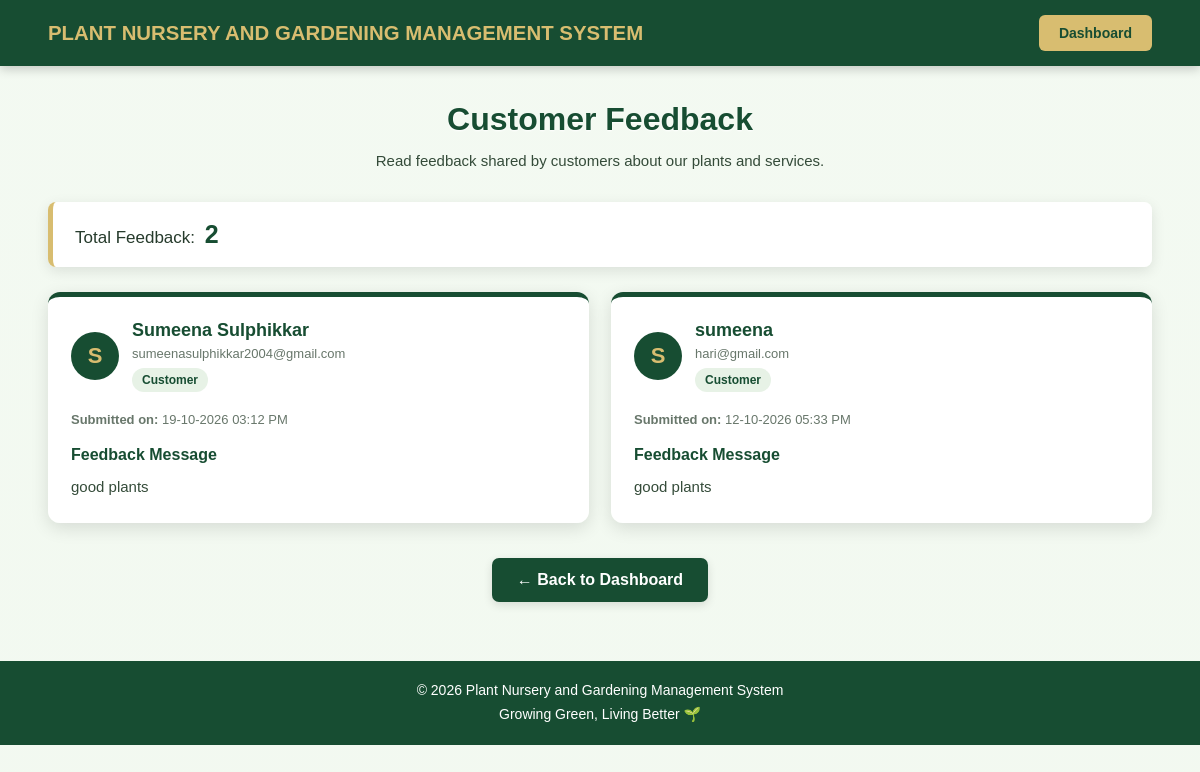
Page /view-feedback/ (signed in) on the committed database.
### plantnurseryapp/models.py (models this page shows, shortened)
class TBL_FEEDBACK(models.Model):
    user = models.ForeignKey(
        TBL_USER,
        on_delete=models.CASCADE
    )
    message = models.TextField()
    rating = models.PositiveIntegerField(default=5)
    created_at = models.DateTimeField(auto_now_add=True)

class TBL_USER(models.Model):
    name = models.CharField(max_length=50, default='')
    email = models.CharField(max_length=50, default='')
    password = models.CharField(max_length=50, default='')
    user_role = models.CharField(max_length=50, default='')
    address = models.CharField(max_length=50, default='')
    image = models.ImageField(
        upload_to='profile/',
        null=True,
        blank=True
    )
    email_verified = models.BooleanField(default=False)

### plantnurseryapp/views.py (the view)
# urls.py: path('view-feedback/', views.view_feedback, name='view_feedback'),
def view_feedback(request):
    if request.session.get('role') != 'admin':
        return redirect('LOGIN')
    feedbacks = TBL_FEEDBACK.objects.select_related(
        'user'
    ).order_by('-created_at')
    return render(
        request,
        'admin/view_feedback.html',
        {'feedbacks': feedbacks}
    )

### plantnurseryapp/templates/admin/view_feedback.html (shortened to what this page needs)
{% load static %}
<!DOCTYPE html>
<html lang="en">
<head>
</head>
<body>
    <nav class="navbar">
        <div class="logo">
            PLANT NURSERY AND GARDENING MANAGEMENT SYSTEM
        </div>
        <a href="{% url 'adminhome' %}" class="nav-btn">
            Dashboard
        </a>
    </nav>
    <main class="container">
        <h1 class="page-title">Customer Feedback</h1>
        <p class="subtitle">
            Read feedback shared by customers about our plants and services.
        </p>
        <div class="count-box">
            Total Feedback:
            <span class="count-number">
                {{ feedbacks|length }}
            </span>
        </div>
        {% if feedbacks %}
            <div class="feedback-grid">
                {% for feedback in feedbacks %}
                    <div class="feedback-card">
                        <div class="customer-info">
                            <div class="avatar">
                                {{ feedback.user.name|first|upper }}
                            </div>
                            <div>
                                <div class="customer-name">
                                    {{ feedback.user.name }}
                                </div>
                                <div class="customer-email">
                                    {{ feedback.user.email }}
                                </div>
                                <span class="customer-label">
                                    Customer
                                </span>
                            </div>
                        </div>
                        <div class="feedback-date">
                            <strong>Submitted on:</strong>
                            {{ feedback.created_at|date:"d-m-Y h:i A" }}
                        </div>
                        <div class="message-title">
                            Feedback Message
                        </div>
                        <p class="feedback-message">{{ feedback.message }}</p>
                    </div>
                {% endfor %}
            </div>
        {% endif %}
        <div class="back-area">
            <a href="{% url 'adminhome' %}" class="back-btn">
                &#8592; Back to Dashboard
            </a>
        </div>
    </main>
    <footer>
        &copy; 2026 Plant Nursery and Gardening Management System
        <br>
        Growing Green, Living Better 🌱
    </footer>
</body>
</html>

### rows in the picture
TBL_FEEDBACK: user.name|first "S", user.name "Sumeena Sulphikkar", user.email "sumeenasulphikkar2004@gmail.com", created_at "19-10-2026 03:12 PM", message "good plants"
TBL_FEEDBACK: user.name|first "S", user.name "sumeena", user.email "hari@gmail.com", created_at "12-10-2026 05:33 PM", message "good plants"

### other values in the picture
{{ feedbacks|length }} "2"
